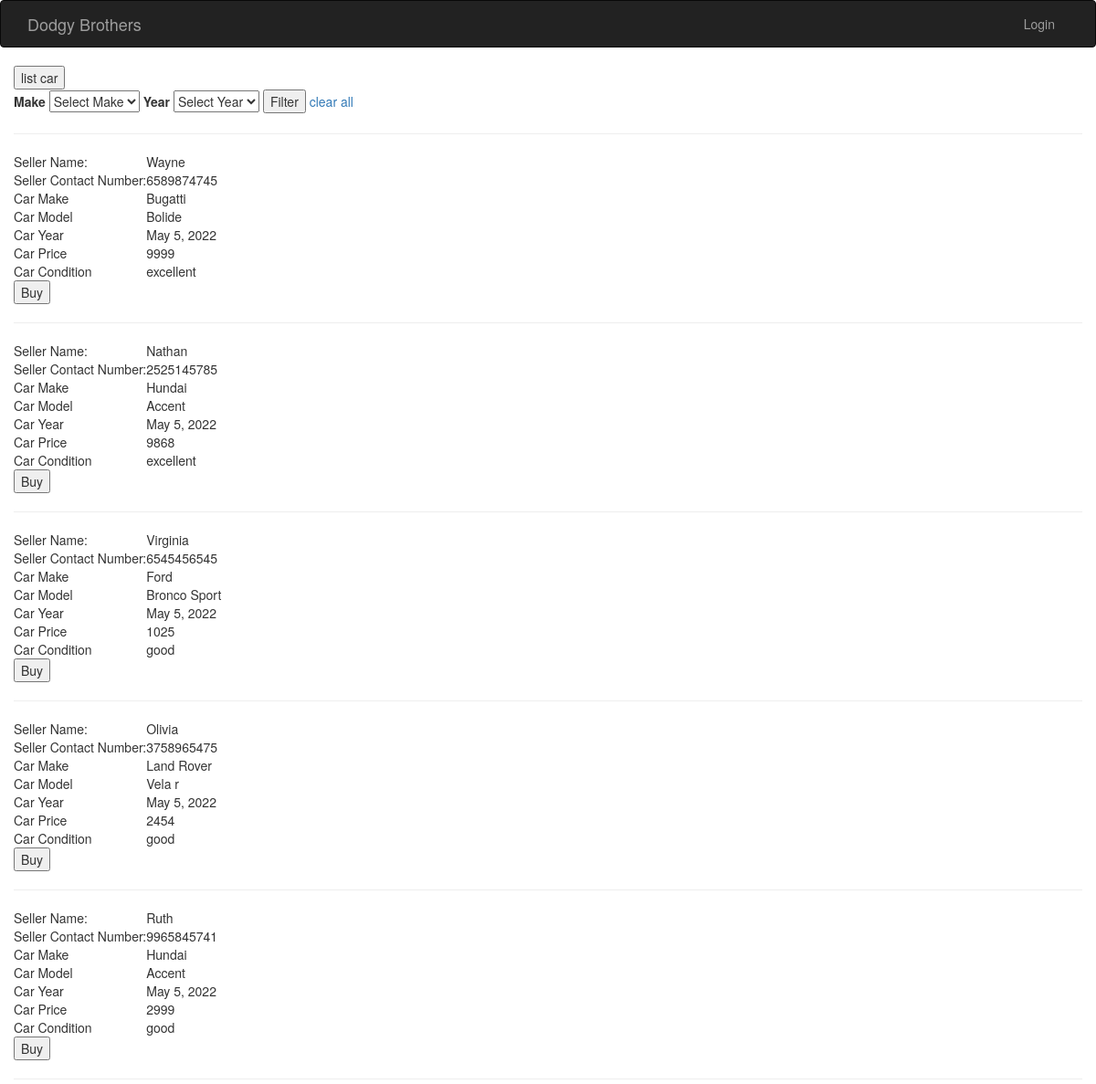
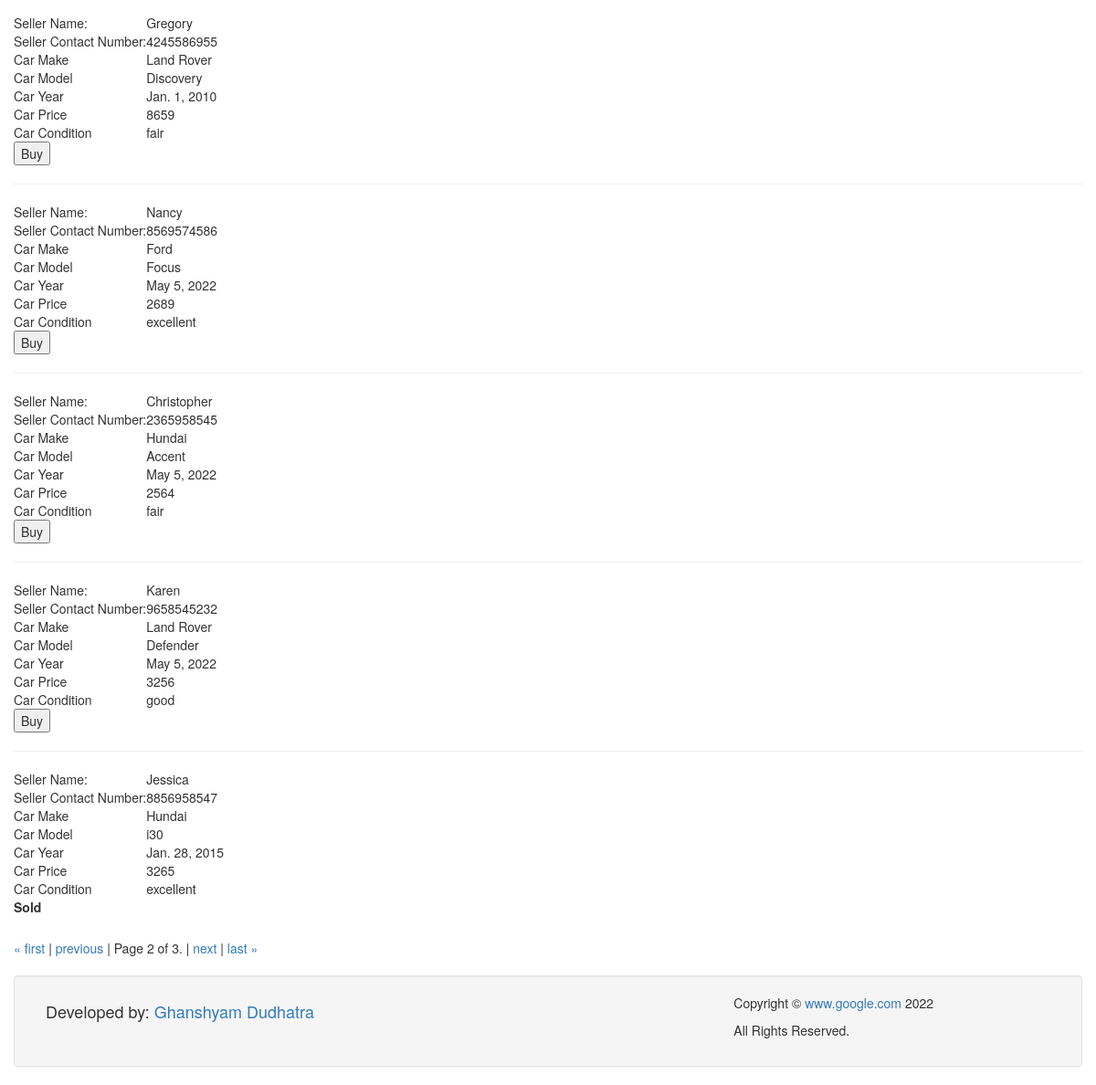
Screenshot of /?page=2 with the database file from the repository (2 pictures, top to bottom).
### cars/models.py (models this page shows)
class Cars(models.Model):
    seller_name = models.CharField(max_length=100, blank=False, null=False)
    seller_mob = models.CharField(max_length=100, blank=False, null=False)
    make = models.CharField(max_length=100, blank=False, null=False)
    model = models.CharField(max_length=100, blank=False, null=False)
    year = models.DateField()
    condition = models.CharField(
        max_length=100, choices=CAR_CONDITION_CHOICE, default="processing")
    price = models.IntegerField(
        validators=[MaxValueValidator(100000), MinValueValidator(1000)])
    is_sell = models.BooleanField(default=False)
    class Meta:
        verbose_name = "Car"
        verbose_name_plural = "Cars"
        ordering = ('-id',)

### cars/views.py (the view)
# urls.py: path('', views.CarListView.as_view()),
class CarListView(ListView):
    paginate_by = 2
    model = Cars
    filterset_class = None
    template_name = 'cars/home.html'
    def get(self, request, *args, **kwargs):
        queryset = self.get_queryset()
        if self.request.GET.get('make'):
            queryset = queryset.filter(make=self.request.GET.get('make'))
        if self.request.GET.get('year'):
            queryset = queryset.filter(year__year=self.request.GET.get('year'))
        paginator = Paginator(queryset, 10)
        page_number = request.GET.get('page')
        page_obj = paginator.get_page(page_number)
        car_make_list = set(self.get_queryset().values_list('make', flat=True))
        car_year_list = set(
            self.get_queryset().values_list('year__year', flat=True))
        return render(request, self.template_name, {'page_obj': page_obj, 'car_make_list': car_make_list, 'car_year_list': car_year_list})

### cars/templatetags/extra_url.py (called while the page is built)
@register.simple_tag
def my_url(value, field_name, urlencode=None):
    url = f'?{field_name}={value}'
    if urlencode:
        querystring = urlencode.split('&')
        filtered_querystring = filter(
            lambda p: p.split('=')[0] != field_name, querystring)
        encoded_querystring = '&'.join(filtered_querystring)
        url = f'{url}&{encoded_querystring}'
    return url

### cars/templates/cars/home.html (shortened to what this page needs)
{% extends 'cars/base.html' %}
{% load extra_url %}
{% block content %}
    <button onclick="location.href = 'add/';" id="listcar" class="float-left submit-button" >list car</button>
    <form action="." method="get">
        <label for="make">Make</label>
        <select name="make">
            <option value="">Select Make</option>
        </select>
        <label for="year">Year</label>
        <select name="year">
            <option value="">Select Year</option>
         </select>
         <input type="submit" name="apply_filter" value="Filter" />
         <a href="/">clear all</a>
    </form>
    {%if page_obj%}
        <div class="cars">
            {% for car in page_obj %}
                <table class="car-{{ car.id }}">
                    <tr>
                        <td>
                            Seller Name:
                        </td>
                        <td name="seller_name">
                            {{ car.seller_name }}
                        </td>
                    </tr>
                    <tr>
                        <td>
                            Seller Contact Number:
                        </td>
                        <td name="seller_mob">
                            {{ car.seller_mob }}
                        </td>
                    </tr>
                    <tr>
                        <td>
                            Car Make
                        </td>
                        <td name="make">
                            {{ car.make }}
                        </td>
                    </tr>
                    <tr>
                        <td>
                            Car Model
                        </td>
                        <td name="model">
                            {{ car.model }}
                        </td>
                    </tr>
                    <tr>
                        <td>
                            Car Year
                        </td>
                        <td name="year">
                            {{ car.year }}
                        </td>
                    </tr>
                    <tr>
                        <td>
                            Car Price
                        </td>
                        <td name="price">
                            {{ car.price }}
                        </td>
                    </tr>
                    <tr>
                        <td>
                            Car Condition
                        </td>
                        <td name="conditio">
                            {{ car.condition }}
                        </td>
                    </tr>
                    <tr>
                        <td>
                            {% if not car.is_sell %}
                                <form action="{% url 'cars:buy' car.id %}" method="get">
                                    <input type="submit" value="Buy" id="{{ car.id }}"/>
                                </form>
                            {% else %}
                                <label for="soldcar">Sold</label>
                            {% endif %}
                        </td>
                    </tr>
                    <hr/>
                </table>
            {% endfor %}
        </div>
        <div class="pagination">
            <span class="step-links">
                {% if page_obj.has_previous %}
                <a name="first_page" href="{% my_url 1 'page' request.GET.urlencode %}">&laquo; first</a> |
                <a name="prev_page"href="{% my_url page_obj.previous_page_number 'page' request.GET.urlencode %}">previous</a> |
                {% endif %}
                <span class="current_page">
                    Page {{ page_obj.number }} of {{ page_obj.paginator.num_pages }}.
                </span>
                {% if page_obj.has_next %}
                | <a name="next_page" href="{% my_url page_obj.next_page_number 'page' request.GET.urlencode %}">next</a>
                | <a name="last_page" href="{% my_url page_obj.paginator.num_pages 'page' request.GET.urlencode %}">last &raquo;</a>
                {% endif %}
            </span>
        </div>
    {% else %}
        </div>
        <span class="result-not-found">No result found for your filter</span></div>
    {% endif %}
{% endblock %}

### rows the page displays
Cars: seller_name "Wayne", seller_mob "6589874745", make "Bugatti", model "Bolide", year "May 5, 2022", price "9999", condition "excellent"
Cars: seller_name "Nathan", seller_mob "2525145785", make "Hundai", model "Accent", year "May 5, 2022", price "9868", condition "excellent"
Cars: seller_name "Virginia", seller_mob "6545456545", make "Ford", model "Bronco Sport", year "May 5, 2022", price "1025", condition "good"
Cars: seller_name "Olivia", seller_mob "3758965475", make "Land Rover", model "Vela r", year "May 5, 2022", price "2454", condition "good"
Cars: seller_name "Ruth", seller_mob "9965845741", make "Hundai", model "Accent", year "May 5, 2022", price "2999", condition "good"
Cars: seller_name "Gregory", seller_mob "4245586955", make "Land Rover", model "Discovery", year "Jan. 1, 2010", price "8659", condition "fair"
Cars: seller_name "Nancy", seller_mob "8569574586", make "Ford", model "Focus", year "May 5, 2022", price "2689", condition "excellent"
Cars: seller_name "Christopher", seller_mob "2365958545", make "Hundai", model "Accent", year "May 5, 2022", price "2564", condition "fair"
Cars: seller_name "Karen", seller_mob "9658545232", make "Land Rover", model "Defender", year "May 5, 2022", price "3256", condition "good"
Cars: seller_name "Jessica", seller_mob "8856958547", make "Hundai", model "i30", year "Jan. 28, 2015", price "3265", condition "excellent", is_sell "Sold"

### other values shown
{{ page_obj.number }} "2"
{{ page_obj.paginator.num_pages }} "3"
